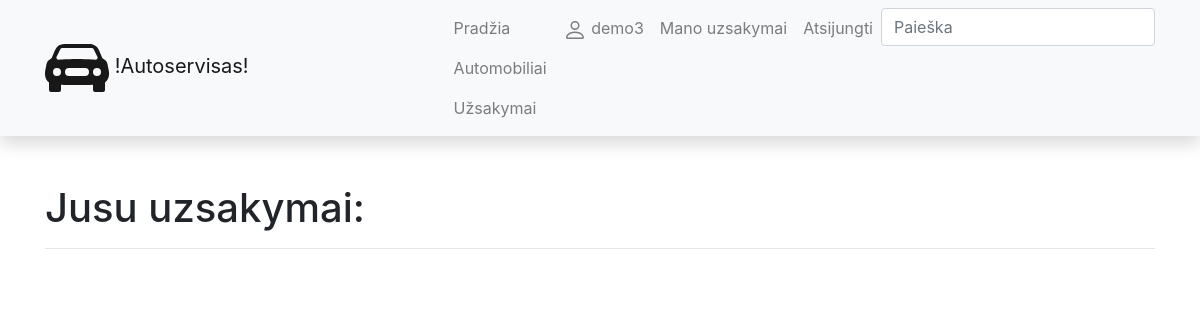
The page /autoservisas/my_orders/ (signed in) on the database as committed earlier.
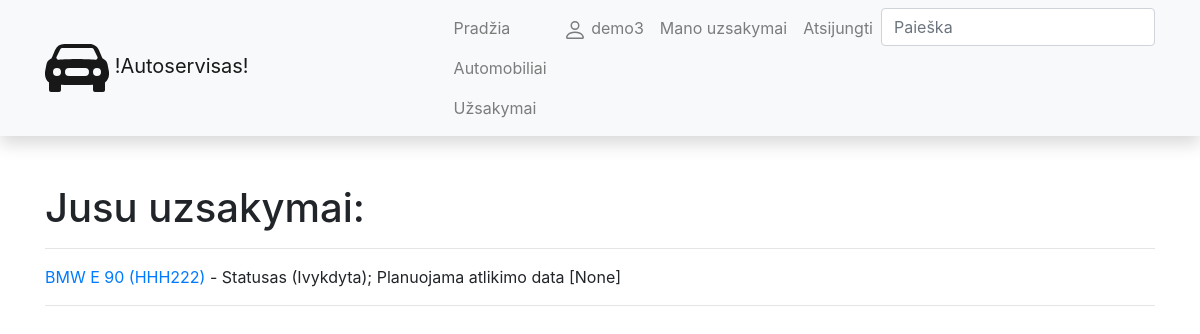
The same page on the database as committed later.
### autoservisas/models.py (models this page shows, shortened)
class Uzsakymas(models.Model):
    data = models.DateTimeField(verbose_name='Data ir laikas', auto_now_add=True)
    automobilis = models.ForeignKey(to='Automobilis', verbose_name='Automobilis', on_delete=models.SET_NULL, null=True)
    klientas = models.ForeignKey(to=User, on_delete=models.SET_NULL, null=True, blank=True)
    grazinimo_data = models.DateField(verbose_name='Bus atlikta', null=True, blank=True)
    LOAN_STATUS = (
        ('p', 'Patvirtinta'),
        ('v', 'Vykdoma'),
        ('a', 'Atsaukta'),
        ('t', 'Tvirtinama'),
        ('i', 'Ivykdyta'),
    )
    status = models.CharField(verbose_name="Busena", max_length=1, choices=LOAN_STATUS, blank=True, default='t')
    def is_overdue(self):
        return self.grazinimo_data and date.today() > self.grazinimo_data
    class Meta:
        verbose_name = "Uzsakymas"
        verbose_name_plural = "Uzsakymai"

class Automobilis(models.Model):
    valstybinis_nr = models.CharField(verbose_name='Valstybinis numeris', max_length=6)
    vin = models.CharField(verbose_name='VIN kodas', max_length=17)
    kliento_vardas = models.CharField(verbose_name='Savininkas', max_length=50)
    automobilio_modelis = models.ForeignKey(to='AutomobilioModelis', verbose_name='Automobilio modelis', on_delete=models.SET_NULL, null=True)
    photo = models.ImageField(verbose_name="Nuotrauka", upload_to='vehicles', null=True, blank=True) #arba tik blank=True
    description = HTMLField(verbose_name='Aprasymas', max_length=2000, default='')
    def __str__(self):
        return f'{self.automobilio_modelis} ({self.valstybinis_nr})'
    class Meta:
        verbose_name = "Automobilis"
        verbose_name_plural = "Automobiliai"

class AutomobilioModelis(models.Model):
    marke = models.CharField(verbose_name='Gamintojas', max_length=50)
    modelis = models.CharField(verbose_name='Modelis', max_length=50)
    def __str__(self):
        return f'{self.marke} {self.modelis}'
    class Meta:
        verbose_name = "Automobilio modelis"
        verbose_name_plural = "Automobilio modeliai"

### autoservisas/views.py (the view)
# urls.py: path('my_orders/', views.MyOrdersListview.as_view(), name='my_orders'),
class MyOrdersListview(LoginRequiredMixin, generic.ListView):
    model = Uzsakymas
    context_object_name = 'my_orders'
    template_name = 'my_orders.html'
    def get_queryset(self):
        return Uzsakymas.objects.filter(klientas=self.request.user)

### autoservisas/templates/my_orders.html (shortened to what this page needs)
{% extends 'base.html'%}
{% block content %}
<h1>Jusu uzsakymai:</h1>
<hr>
{% for orderis in my_orders %}
<p><a href="{% url 'order' orderis.id %}">{{ orderis.automobilis }}</a> - Statusas ({{ orderis.get_status_display }}); Planuojama atlikimo data [<span class="{% if orderis.is_overdue %}text-danger{% endif %}">{{ orderis.grazinimo_data}}</span>]</p>
<hr>
{% endfor %}
{% endblock %}

### autoservisas/templates/base.html (shortened to what this page needs)
<!DOCTYPE html>
<html lang="en">
<head>
    <link rel="stylesheet" href="https://stackpath.bootstrapcdn.com/bootstrap/4.1.3/css/bootstrap.min.css"
>
    <link rel="stylesheet" href="https://cdnjs.cloudflare.com/ajax/libs/font-awesome/4.7.0/css/font-awesome.min.css">
    {% load static %}
</head>
<body>
{% load i18n %}
<nav class="navbar navbar-expand-lg navbar-light bg-light static-top mb-5 shadow">
    <div class="container">
        <a class="navbar-brand" href="#">
            !Autoservisas!</a>
        <div class="collapse navbar-collapse" id="navbarResponsive">
            <ul class="navbar-nav ml-auto">
                <li class="nav-item">
                    <a class="nav-link" href="{% url 'index' %}">Pradžia</a>
                    <a class="nav-link" href="{% url 'vehicles' %}">Automobiliai</a>
                    <a class="nav-link" href="{% url 'orders' %}">Užsakymai</a>
                </li>
                {% if user.is_authenticated %}
                <li class="nav-item"><a class="nav-link" href="{% url 'profile' %}">
                    {{ user.get_username }}</a></li>
                <li class="nav-item"><a class="nav-link" href="{% url 'my_orders'%}">Mano uzsakymai</a></li>
                <li class="nav-item"><a class="nav-link" href="{% url 'logout'%}">Atsijungti</a></li>
                {% else %}
                <li class="nav-item"><a class="nav-link" href="{% url 'register'%}">Registruotis</a></li>
                <li class="nav-item"><a class="nav-link" href="{% url 'login'%}">Prisijungti</a></li>
                {% endif %}
                <li>
                <form action="{% url 'search' %}" method="get" class="form-inline my-2 my-md-0">
                <input name="query" class="form-control" type="text" placeholder="Paieška">
                </form>
                </li>
            </ul>
        </div>
    </div>
</nav>
<div class="container">
    {% block content %}{% endblock %}
</div>
</body>
</html>

Rows that differ between the two databases and show on the page:
now on this page (row edited): Uzsakymas: automobilis "BMW E 90 (HHH222)", status "Ivykdyta", grazinimo_data "None"
